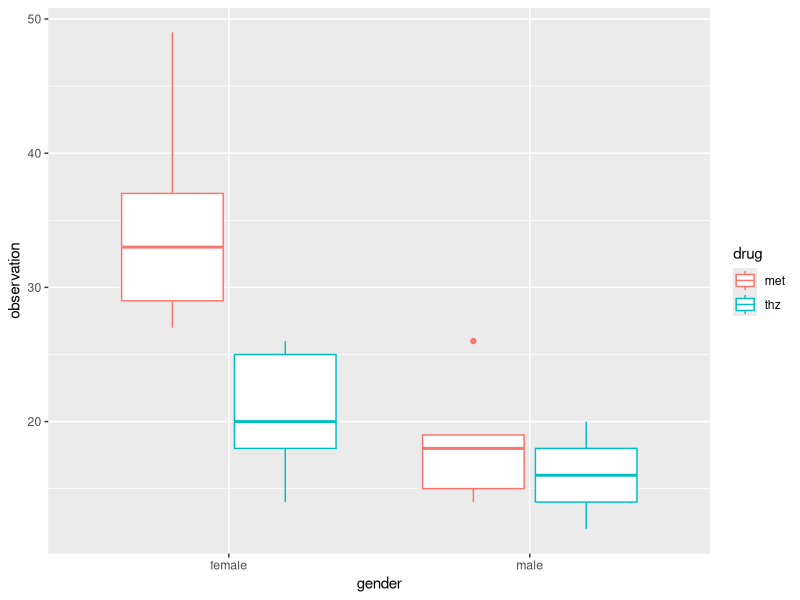
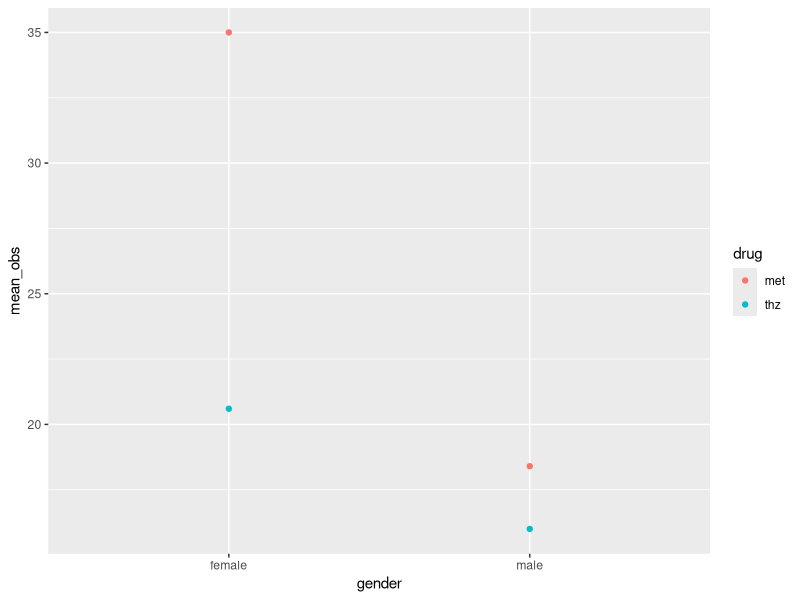

R code for these plots, in order:
# ONE WAY ANOVA


a <- c(100,100,99,101,100)

b <- c(101,104,98,105,102)

c <- c(107,103,105,105,106)

d <- c(100,96,99,100,99)

e <- c(119,122,114,120,121)

df <- data.frame(a,b,c,d,e)
df$trial <- c(1,2,3,4,5)

str(df)

library(reshape2)
df_new <- melt(df, id.vars = c("trial"))


aov_res <- aov(value ~ variable, data = df_new)
summary(aov_res)





#-----------------------------------------------------------------------------------------------------------------------


# TWO WAY ANOVA








mice <- c(1,2,3,4,5)
lf <- c(20,19,20,22,19)
mf <- c(18,17,20,21,19)
hf <- c(18,20,17,16,16)
vhf <- c(21,23,20,23,22)


exp_data <- data.frame(mice, lf, mf, hf, vhf)


molten_exp_data <- melt(exp_data, id.vars = c("mice"))
str(molten_exp_data)

#one way anova with diet variable
aov_res_1 <- aov(value ~ variable, data = molten_exp_data)
summary(aov_res_1)


# one way anova with mice variable
aov_res_2 <- aov(value ~ mice, data = molten_exp_data)
summary(aov_res_2)
# dissapointing results


molten_exp_data$mice <- as.factor(molten_exp_data$mice)
aov_res_2 <- aov(value ~ mice, data = molten_exp_data)
summary(aov_res_2)




# two way anova

aov_res_3 <- aov(value ~ variable + mice, data = molten_exp_data)
summary(aov_res_3)





#----------------------------------------------------------

# ANOVA with interaction

m_met <- c(15,18,26,14,19)

f_met <- c(29,49, 33, 37, 27)

m_thz <- c(14, 12, 18, 20, 16)

f_thz <- c(14, 18, 25, 20, 26)

gender <- c(rep("male", 10), rep("female", 10))

drug <- c(rep("met", 5), rep("thz", 5), rep("met", 5), rep("thz", 5) )

observation <- c(m_met, m_thz, f_met, f_thz)

final_data <- data.frame(gender, drug, observation)

summary(final_data)

library(ggplot2)
library(dplyr)

ggplot(final_data, aes(x = gender, y = observation, col = drug)) +
  geom_boxplot()



summ_data <- final_data%>%
  group_by(drug, gender)%>%
  summarise(mean_obs = mean(observation))


ggplot(data = summ_data, aes(y = mean_obs, col = drug, x = gender))+
  geom_point()




aov_res <- aov(observation ~ drug + gender + gender*drug, data = final_data)
summary(aov_res)

























